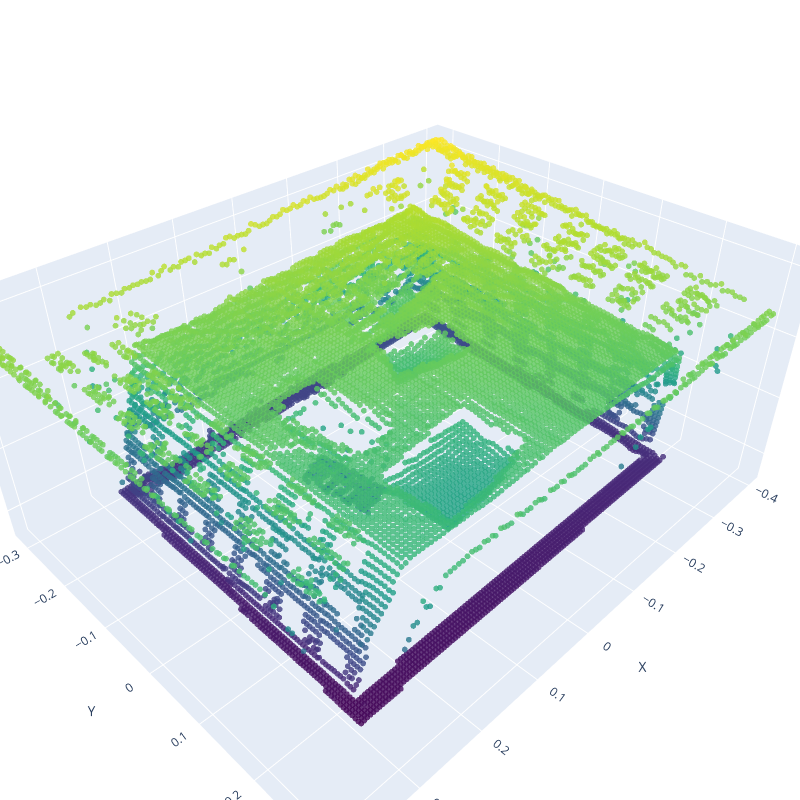

Here is the notebook cell this chart was saved with:
### Code cell
def visualize_pointcloud(points, downsample_factor=5):
    """
    Visualize point cloud with downsampling
    Args:
        points: numpy array of shape (3, H, W)
        downsample_factor: factor to downsample points
    """
    # Downsample the points
    points_down = points[:, ::downsample_factor, ::downsample_factor]
    
    # Reshape to (3, N)
    points_reshaped = points_down.reshape(3, -1)
    
    # Remove points where all coordinates are 0 (often indicates no measurement)
    mask = ~np.all(points_reshaped == 0, axis=0)
    points_filtered = points_reshaped[:, mask]

    # Create figure
    fig = go.Figure(data=[go.Scatter3d(
        x=points_filtered[0],
        y=points_filtered[1],
        z=points_filtered[2],
        mode='markers',
        marker=dict(
            size=2,
            color=points_filtered[2],  # color by z-coordinate
            colorscale='Viridis',
            opacity=0.8
        )
    )])

    # Update layout
    fig.update_layout(
        scene=dict(
            aspectmode='data',
            xaxis_title='X',
            yaxis_title='Y',
            zaxis_title='Z',
        ),
        width=800,
        height=800,
        margin=dict(l=0, r=0, t=0, b=0)
    )

    fig.show()

    
visualize_pointcloud(pc3d)

### Figure 1 — Plotly figure (JSON) as saved in the notebook; plotly's stock layout.template omitted (floating-point values rounded to 4 significant figures; data arrays with more than 128 entries replaced by an {"elided": "..."} marker saying what was removed)
{"data": [{"marker": {"color": {"elided": "11834 float values"}, "colorscale": [[0, "#440154"], [0.1111, "#482878"], [0.2222, "#3e4989"], [0.3333, "#31688e"], [0.4444, "#26828e"], [0.5556, "#1f9e89"], [0.6667, "#35b779"], [0.7778, "#6ece58"], [0.8889, "#b5de2b"], [1, "#fde725"]], "opacity": 0.8, "size": 2}, "mode": "markers", "type": "scatter3d", "x": {"elided": "11834 float values"}, "y": {"elided": "11834 float values"}, "z": {"elided": "11834 float values"}}], "layout": {"height": 800, "margin": {"b": 0, "l": 0, "r": 0, "t": 0}, "scene": {"aspectmode": "data", "xaxis": {"title": {"text": "X"}}, "yaxis": {"title": {"text": "Y"}}, "zaxis": {"title": {"text": "Z"}}}, "width": 800}}
